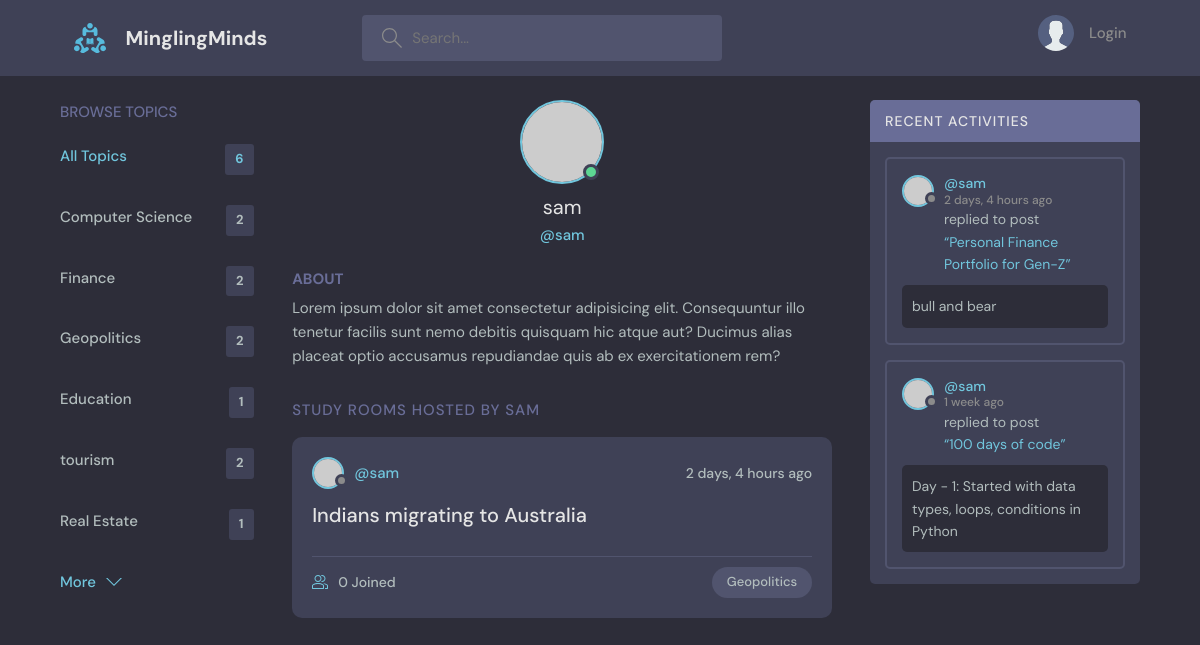
The app's page /profile/2/ with its own data.
### base/models.py (models this page shows, shortened)
class Topic(models.Model):
    name = models.CharField(max_length=200)

class Room(models.Model):
    host = models.ForeignKey(User, on_delete = models.SET_NULL, null=True)
    topic = models.ForeignKey(Topic, on_delete = models.SET_NULL, null=True)
    name = models.CharField(max_length=200)
    description = models.TextField(null=True, blank=True)
    participants = models.ManyToManyField(User, related_name="participants", blank=True)
    updated = models.DateTimeField(auto_now=True)
    created = models.DateTimeField(auto_now_add=True)
    class Meta:
        ordering = ['-updated', '-created']

class Message(models.Model):
    user = models.ForeignKey(User, on_delete = models.CASCADE)
    room = models.ForeignKey(Room, on_delete = models.CASCADE)
    body = models.TextField()
    updated = models.DateTimeField(auto_now=True)
    created = models.DateTimeField(auto_now_add=True)
    class Meta:
        ordering = ['-updated', '-created']

### base/views.py (the view)
# urls.py: path('profile/<str:pk>/', views.userProfile, name="user-profile"),
def userProfile(request, pk):
    user = User.objects.get(id=pk)
    rooms = user.room_set.all()
    room_messages = user.message_set.all()
    topics = Topic.objects.all()
    context = {'user':user, 'rooms':rooms, 'room_messages':room_messages, 'topics':topics}
    return render(request, 'base/profile.html', context)

### base/templates/base/profile.html (shortened to what this page needs)
{% extends 'main.html' %}
{% block content %}
  <main class="profile-page layout layout--3">
    <div class="container">
      {% include 'base/topics_componant.html' %}
      <div class="roomList">
        <div class="profile">
          <div class="profile__avatar">
            <div class="avatar avatar--large active">
              <img src="https://randomuser.me/api/portraits/men/11.jpg" />
            </div>
          </div>
          <div class="profile__info">
            <h3>{{user.username}}</h3>
            <p>@{{user.username}}</p>
          </div>
          <div class="profile__about">
            <h3>About</h3>
            <p>
              Lorem ipsum dolor sit amet consectetur adipisicing elit. Consequuntur illo tenetur
              facilis sunt nemo debitis quisquam hic atque aut? Ducimus alias placeat optio
              accusamus repudiandae quis ab ex exercitationem rem?
            </p>
          </div>
        </div>
        <div class="roomList__header">
          <div>
            <h2>Study Rooms Hosted by {{user.username}}</a>
            </h2>
          </div>
        </div>
        {% include 'base/feed_componant.html' %}
      </div>
      {% include 'base/activity_componant.html' %}
    </div>
  </main>
{% endblock content %}

### base/templates/base/topics_componant.html
<div class="topics">
    <div class="topics__header">
      <h2>Browse Topics</h2>
    </div>
    <ul class="topics__list">
      <li>
        <a href="{% url 'home' %}" class="active">All Topics <span>{{ topics.all.count }}</span></a>
      </li>
      {% for topic in topics %}
      <li>
        <a href="{% url 'home' %}?q={{topic.name}}">{{ topic.name }} <span>{{ topic.room_set.all.count }}</span></a>
      </li>
      {% endfor %}
    </ul>
    <a class="btn btn--link" href="topics.html">
      More
      <svg version="1.1" xmlns="http://www.w3.org/2000/svg" width="32" height="32" viewBox="0 0 32 32">
        <title>chevron-down</title>
        <path d="M16 21l-13-13h-3l16 16 16-16h-3l-13 13z"></path>
      </svg>
    </a>
  </div>

### base/templates/base/feed_componant.html (shortened to what this page needs)
{% for room in rooms %}
<div class="roomListRoom">
    <div class="roomListRoom__header">
      <a href="{% url 'user-profile' room.host.id %}" class="roomListRoom__author">
        <div class="avatar avatar--small">
          <img src="https://randomuser.me/api/portraits/women/11.jpg" />
        </div>
        <span>@{{room.host.username}}</span>
      </a>
      <div class="roomListRoom__actions">
        <span>{{room.created | timesince}} ago</span>
      </div>
    </div>
    <div class="roomListRoom__content">
      <a href="{% url 'room' room.id %}">{{room.name}}</a>
    </div>
    <div class="roomListRoom__meta">
      <a href="{% url 'room' room.id %}" class="roomListRoom__joined">
        {{room.participants.all.count}} Joined
      </a>
      <p class="roomListRoom__topic">{{room.topic.name}}</p>
    </div>
  </div>
  {% endfor %}

### base/templates/base/activity_componant.html (shortened to what this page needs)
<div class="activities">
    <div class="activities__header">
      <h2>Recent Activities</h2>
    </div>
    {% for message in room_messages %}
    <div class="activities__box">
      <div class="activities__boxHeader roomListRoom__header">
        <a href="{% url 'user-profile' message.user.id %}" class="roomListRoom__author">
          <div class="avatar avatar--small">
            <img src="https://randomuser.me/api/portraits/women/11.jpg" />
          </div>
          <p>
            @{{message.user}}
            <span>{{message.created|timesince}} ago</span>
          </p>
        </a>
      </div>
      <div class="activities__boxContent">
        <p>replied to post <a href="{% url 'room' message.room.id %}">“{{ message.room.name }}”</a></p>
        <div class="activities__boxRoomContent">
        {{ message.body }}
        </div>
      </div>
    </div>
    {% endfor %}
  </div>

### records on screen
Topic: name "Computer Science", room_set.all.count "2"
Topic: name "Finance", room_set.all.count "2"
Topic: name "Geopolitics", room_set.all.count "2"
Topic: name "Education", room_set.all.count "1"
Topic: name "tourism", room_set.all.count "2"
Topic: name "Real Estate", room_set.all.count "1"
Room: host.username "sam", created "2 days, 4 hours", name "Indians migrating to Australia", participants.all.count "0", topic.name "Geopolitics"
Message: user "sam", created "2 days, 4 hours", room.name "Personal Finance Portfolio for Gen-Z", body "bull and bear"
Message: user "sam", created "1 week", room.name "100 days of code", body "Day - 1: Started with data types, loops, conditions in Python"

### other values on screen
{{ topics.all.count }} "6"
{{ user.username }} "sam"
{{ user.username }} "SAM"
